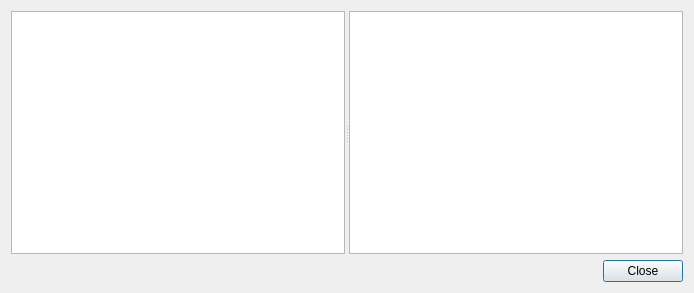
<?xml version="1.0" encoding="UTF-8"?>
<ui version="4.0">
 <class>RBActionTypeGroupList</class>
 <widget class="QDialog" name="RBActionTypeGroupList">
  <property name="geometry">
   <rect>
    <x>0</x>
    <y>0</y>
    <width>694</width>
    <height>293</height>
   </rect>
  </property>
  <property name="windowTitle">
   <string>Dialog</string>
  </property>
  <layout class="QVBoxLayout" name="verticalLayout_3">
   <item>
    <widget class="QSplitter" name="splitter">
     <property name="orientation">
      <enum>Qt::Horizontal</enum>
     </property>
     <widget class="QWidget" name="wgtActionTypeGroups" native="true">
      <layout class="QVBoxLayout" name="verticalLayout">
       <property name="spacing">
        <number>0</number>
       </property>
       <property name="margin">
        <number>0</number>
       </property>
       <item>
        <widget class="CTableView" name="tblActionTypeGroups"/>
       </item>
      </layout>
     </widget>
     <widget class="QWidget" name="wgtActionTypeGroupItems" native="true">
      <layout class="QVBoxLayout" name="verticalLayout_2">
       <property name="spacing">
        <number>0</number>
       </property>
       <property name="margin">
        <number>0</number>
       </property>
       <item>
        <widget class="CTableView" name="tblActionTypeGroupItems"/>
       </item>
      </layout>
     </widget>
    </widget>
   </item>
   <item>
    <widget class="QDialogButtonBox" name="buttonBox">
     <property name="orientation">
      <enum>Qt::Horizontal</enum>
     </property>
     <property name="standardButtons">
      <set>QDialogButtonBox::Close</set>
     </property>
    </widget>
   </item>
  </layout>
 </widget>
 <customwidgets>
  <customwidget>
   <class>CTableView</class>
   <extends>QTableView</extends>
   <header>library/TableView.h</header>
  </customwidget>
 </customwidgets>
 <resources/>
 <connections>
  <connection>
   <sender>buttonBox</sender>
   <signal>accepted()</signal>
   <receiver>RBActionTypeGroupList</receiver>
   <slot>accept()</slot>
   <hints>
    <hint type="sourcelabel">
     <x>248</x>
     <y>254</y>
    </hint>
    <hint type="destinationlabel">
     <x>157</x>
     <y>274</y>
    </hint>
   </hints>
  </connection>
  <connection>
   <sender>buttonBox</sender>
   <signal>rejected()</signal>
   <receiver>RBActionTypeGroupList</receiver>
   <slot>reject()</slot>
   <hints>
    <hint type="sourcelabel">
     <x>316</x>
     <y>260</y>
    </hint>
    <hint type="destinationlabel">
     <x>286</x>
     <y>274</y>
    </hint>
   </hints>
  </connection>
 </connections>
</ui>
